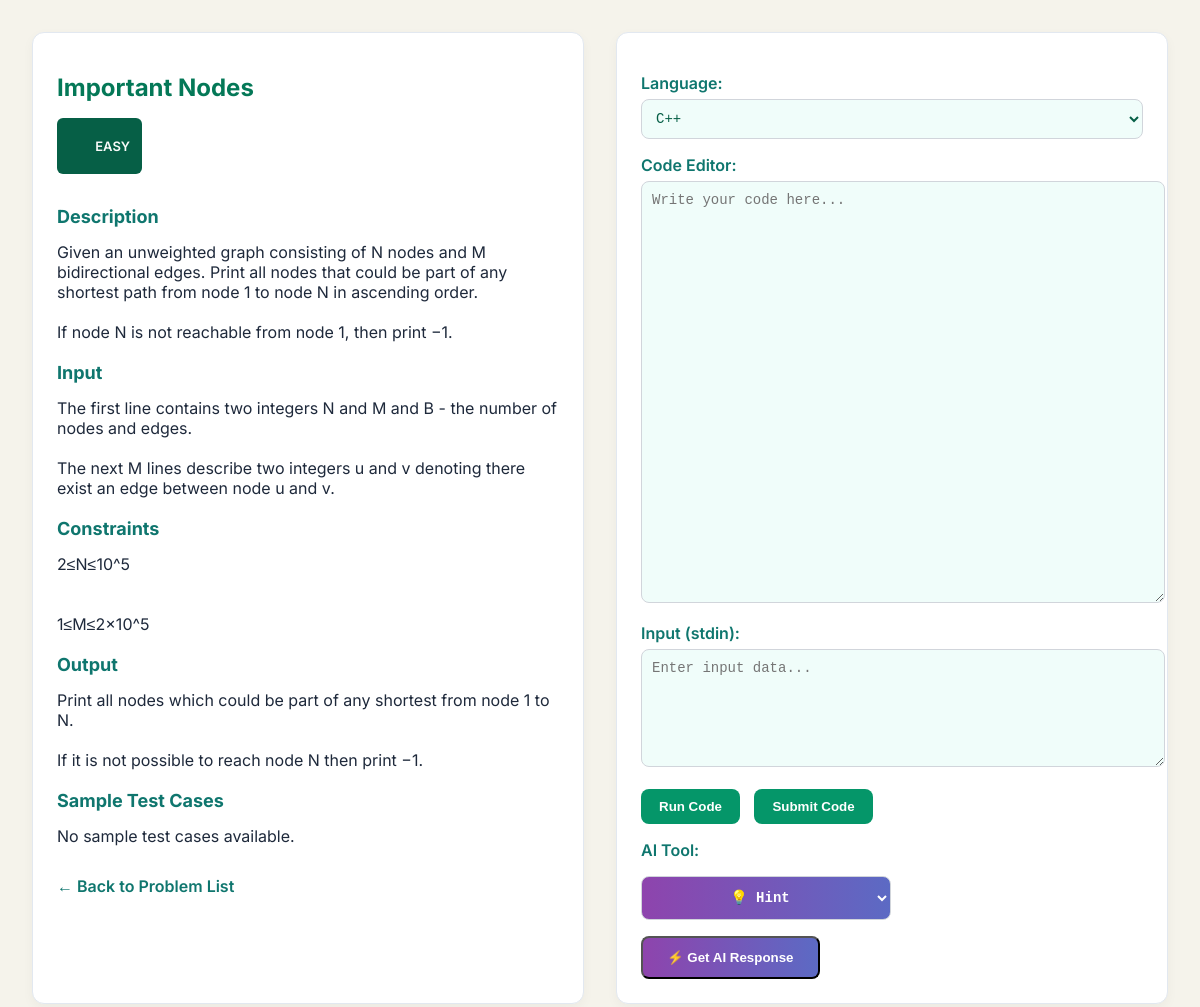
/home/problems/2/ (signed in), run on the app's committed database.
### Problems/models.py (models this page shows, shortened)
class Problem(models.Model):
    title = models.CharField(max_length=200)
    description = models.TextField()
    Input = models.TextField(null=True, blank=True)
    constraints = models.TextField()
    Output = models.TextField(null=True, blank=True)
    difficulty = models.CharField(max_length=20)
    ai_review = models.TextField(null=True, blank=True)  # 🔹 AI review field added

### Problems/views.py (the view)
# urls.py: path('problems/<int:pk>/', views.problem_detail, name='problem_details'),
@login_required
def problem_detail(request, pk):
    problem = get_object_or_404(Problem, pk=pk)
    sample_testcases = TestCase.objects.filter(problem=problem, is_sample=True)
    all_testcases = TestCase.objects.filter(problem=problem)  # includes hidden testcases
    if not problem.ai_review:
        review_response = generate_ai_review(request, pk)
        if isinstance(review_response, JsonResponse):
            problem.ai_review = json.loads(review_response.content).get("review")
            problem.save()
    submission = None
    verdict = None
    runtime = None
    passed_testcases = None
    failed_testcase_number = None
    show_output = False
    show_verdict = False
    test_case_results = []
    if request.method == 'POST':
        form = CodeSubmissionForm(request.POST)
        action = request.POST.get("action")
        if form.is_valid():
            submission = form.save(commit=False)
            submission.problem = problem
            if action == "run":
                result = run_code(submission.language, submission.code, submission.input_data)
                submission.output_data = result["output"]
                submission.verdict = result["verdict"]
                submission.runtime = result["runtime"]
                show_output = True
            elif action == "submit":
                show_verdict = True
                passed = 0
                has_failed_hidden = False
                for idx, testcase in enumerate(all_testcases, start=1):
                    test_result = run_code(submission.language, submission.code, testcase.input_data)
                    output = test_result["output"]
                    verdict = test_result["verdict"]
                    passed_this = (
                        output.strip() == testcase.expected_output.strip()
                        and verdict == "Accepted"
                    )
                    test_case_results.append({
                        'status': 'Passed' if passed_this else (verdict if verdict != "Accepted" else "Failed"),
                        'passed': passed_this,
                        'is_sample': testcase.is_sample,
                        'number': idx,
                    })
                    if not passed_this:
                        if not testcase.is_sample:
                            submission.verdict = verdict if verdict != "Accepted" else "Wrong Answer"
                            failed_testcase_number = f"Test case {idx} failed"
                            has_failed_hidden = True
                            break
                    else:
                        passed += 1
                if not has_failed_hidden:
                    submission.verdict = "Accepted"
                submission.output_data = output
                submission.runtime = test_result.get("runtime", None)
            submission.save()
            verdict = submission.verdict
            runtime = submission.runtime
    else:
        form = CodeSubmissionForm()
    context = {
        'problem': problem,
        'form': form,
        'sample_testcases': sample_testcases,
        'submission': submission,
        'verdict': verdict,
        'runtime': runtime,
        'passed_testcases': passed_testcases,
        'failed_testcase_number': failed_testcase_number,
        'show_output': show_output,
        'show_verdict': show_verdict,
        'test_case_results': test_case_results,
    }
    template = loader.get_template('problem_details.html')
    return HttpResponse(template.render(context, request))

### Compiler/forms.py
class CodeSubmissionForm(forms.ModelForm):
    language = forms.ChoiceField(choices=LANGUAGE_CHOICES)
    class Meta:
        model = CodeSubmission
        fields = ["language", "code", "input_data"]

### Problems/templates/problem_details.html (shortened to what this page needs)
<!DOCTYPE html>
<html lang="en">
<head>
</head>
<body>
  <form method="post" class="container">
    <div class="problem-panel">
      <h1>{{ problem.title }}</h1>
      <p class="difficulty-badge {% if problem.difficulty == 'Easy' %}easy{% elif problem.difficulty == 'Medium' %}medium{% elif problem.difficulty == 'Hard' %}hard{% endif %}">
        {{ problem.difficulty }}
      </p>
      <h2>Description</h2>
      <p>{{ problem.description }}</p>
      <h2>Input</h2>
      <p>{{ problem.Input }}</p>
      <h2>Constraints</h2>
      <p>{{ problem.constraints }}</p>
      <h2>Output</h2>
      <p>{{ problem.Output }}</p>
      <h2>Sample Test Cases</h2>
      {% for case in sample_testcases %}
        <div class="sample-testcase">
          <strong>Input:</strong>
          <pre>{{ case.input_data }}</pre>
          <strong>Expected Output:</strong>
          <pre>{{ case.expected_output }}</pre>
        </div>
      {% empty %}
        <p>No sample test cases available.</p>
      {% endfor %}
      <a href="{% url 'problem_list' %}" class="back-link">← Back to Problem List</a>
    </div>
    <div class="compiler-panel">
      <label for="id_language">Language:</label>
      <select name="language" id="id_language" required>
        <option value="cpp" {% if submission.language == 'cpp' %}selected{% endif %}>C++</option>
      </select>
      <label for="id_code">Code Editor:</label>
      <textarea name="code" id="id_code" class="code-area" placeholder="Write your code here..." required>{% if submission.code %}{{ submission.code }}{% endif %}</textarea>
      <label for="id_input_data">Input (stdin):</label>
      <textarea name="input_data" id="id_input_data" rows="6" placeholder="Enter input data...">{% if submission.input_data %}{{ submission.input_data }}{% endif %}</textarea>
      <button type="submit" name="action" value="run" class="run-button">Run Code</button>
      <button type="submit" name="action" value="submit" class="run-button">Submit Code</button>
      <label for="ai-task">AI Tool:</label>
      <select id="ai-task" class="ai-link" style="margin-bottom: 1rem;">
        <option value="hint">💡 Hint</option>
      </select>
      <button type="button" onclick="triggerAIReview()" class="ai-link">⚡ Get AI Response</button>
    </div>
  </form>
</body>
</html>

### Problems/templates/problem_details.html (style rules this page uses)
body { margin: 0; padding: 0; background-color: #f5f3eb; font-family: 'Inter', sans-serif; color: #1e293b; }
.container { display: grid; grid-template-columns: 1fr 1fr; gap: 32px; padding: 32px; }
.problem-panel, .compiler-panel { background-color: #ffffff; padding: 24px; border-radius: 12px; border: 1px solid #e2e8f0; box-shadow: 0 4px 12px rgba(0, 0, 0, 0.04); }
h1 { color: #047857; font-size: 24px; margin-bottom: 10px; }
h2 { color: #0f766e; margin-top: 20px; font-size: 18px; }
p, pre { margin: 6px 0; white-space: pre-wrap; }
label { font-weight: 600; color: #0f766e; margin-top: 16px; display: block; }
select, textarea { width: 100%; padding: 10px; margin-top: 6px; font-family: monospace; border: 1px solid #d1d5db; border-radius: 8px; background-color: #f0fdfa; color: #065f46; font-size: 14px; resize: vertical; }
.code-area { height: 400px; }
.run-button { background-color: #059669; color: white; font-weight: bold; border: none; padding: 10px 18px; margin-top: 18px; border-radius: 8px; cursor: pointer; margin-right: 10px; transition: background-color 0.3s ease; }
.ai-link { display: block; text-align: center; font-weight: bold; color: #ffffff; padding: 0.75rem 1.5rem; border-radius: 8px; text-decoration: none; background: linear-gradient(90deg, #8e44ad, #5c6ac4, #00bcd4); background-size: 200% auto; transition: background-position 0.4s ease; max-width: 250px; margin-top: 16px; }
.back-link { margin-top: 24px; display: inline-block; text-decoration: none; color: #0f766e; font-weight: 600; }
.difficulty-badge { display: inline-block; padding: 4px 12px; font-size: 13px; font-weight: 600; border-radius: 6px; text-transform: uppercase; text-align: center; margin-bottom: 12px; }
.easy { background-color: #065f46; color: #fafbfa; }

### data on the page
Problem: title "Important Nodes", difficulty "EASY", description "Given an unweighted graph consisting of N nodes and M bidirectional edges. Print all nodes that could be part of any shortest path from node 1 to node N in ascending order. If node N is not reachable from node 1, then print −1.", Input "The first line contains two integers N and M and B - the number of nodes and edges. The next M lines describe two integers u and v denoting there exist an edge between node u and v.", constraints "2≤N≤10^5 1≤M≤2×10^5", Output "Print all nodes which could be part of any shortest from node 1 to N. If it is not possible to reach node N then print −1."
